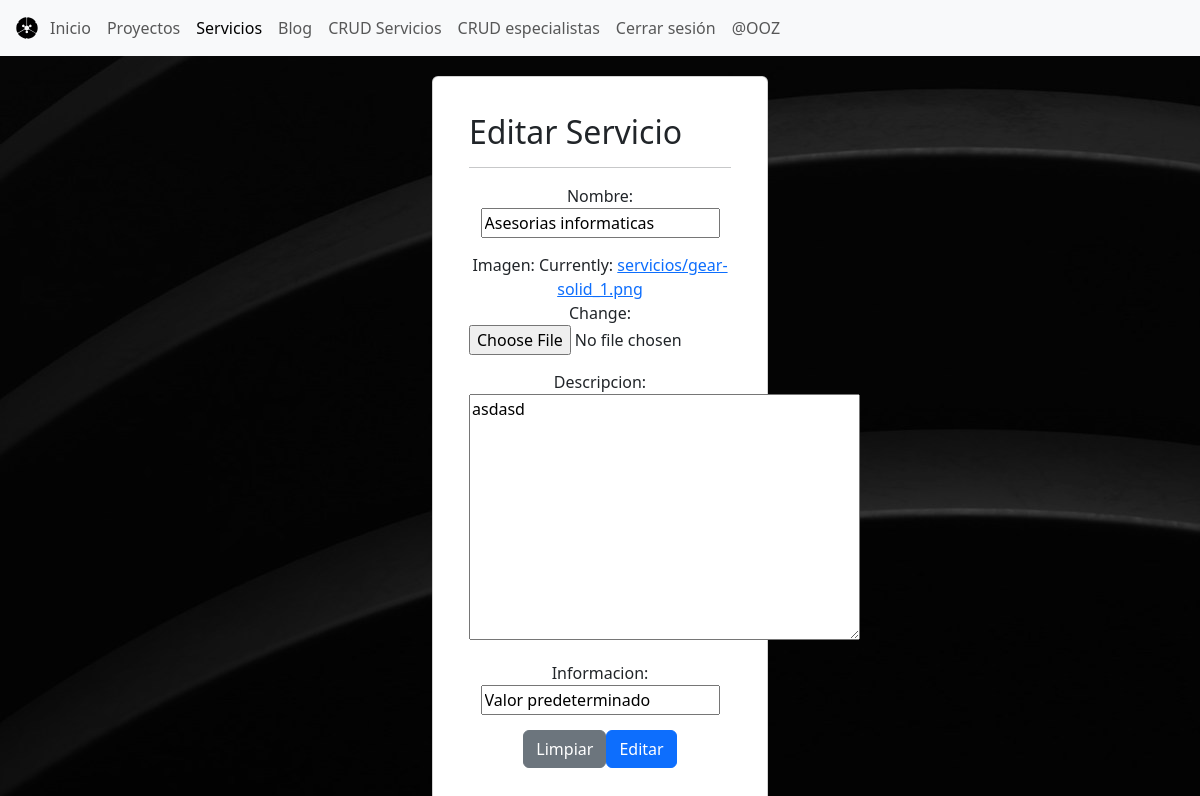
Page /blog/modificar-servicio/6/ (signed in) on the committed database.
### blog/models.py (models this page shows, shortened)
class Servicio(models.Model):
    nombre = models.CharField(max_length=50)
    Imagen = models.ImageField(upload_to="servicios",null=True)
    descripcion=models.TextField()
    informacion = models.CharField(max_length=100, default='Valor predeterminado')

### blog/views.py (the view, shortened to what this page needs)
# urls.py: path("modificar-servicio/<id>/",views.modificar_servicio, name="modificar_servicio"),
@permission_required('blog.add_servicio')
def modificar_servicio(request, id):
    servicios = get_object_or_404(Servicio, id=id)
    data = {
        'form': ServicioForm(instance=servicios)
    }
    return render(request,"pages/modificar_servicio.html",data)

### blog/forms.py
class ServicioForm(forms.ModelForm):
    class Meta:
        model = Servicio
        fields = '__all__'

### blog/templates/pages/modificar_servicio.html (shortened to what this page needs)
<!DOCTYPE html>
<html lang="en">
<head>
    {% load static %}
    <link rel="stylesheet" href="{% static 'css/bootstrap.min.css' %}">
    <link rel="stylesheet" href="{% static 'css/custom.css' %}">
    <link rel="stylesheet" href="https://cdnjs.cloudflare.com/ajax/libs/font-awesome/6.5.2/css/all.min.css">
</head>
<body>
    <header>
        <nav class="navbar navbar-expand-lg bg-body-tertiary">
            <div class="container-fluid">
                <img src="{% static 'img/icono.svg' %}" alt="Bootstrap" width="30" height="24">
                <div class="collapse navbar-collapse" id="navbarSupportedContent">
                    <ul class="navbar-nav me-auto mb-2 mb-lg-0">
                        <li class="nav-item">
                            <a class="nav-link" aria-current="page" href="{% url 'index' %}">Inicio</a>
                        </li>
                        <li class="nav-item">
                            <a class="nav-link" href="{% url 'proyectos' %}">Proyectos</a>
                        </li>
                        <li class="nav-item">
                            <a class="nav-link active" href="{% url 'servicios' %}">Servicios</a>
                        </li>
                        <li class="nav-item">
                            <a class="nav-link" href="{% url 'blog' %}">Blog</a>
                        </li>
                        {% if perms.blog.add_servicio %}
                        <li class="nav-item">
                          <a class="nav-link" href="{% url 'listar_servicio' %} ">CRUD Servicios</a>
                        </li>
                        <li class="nav-item">
                            <a class="nav-link" href="{% url 'listar_profesional' %} ">CRUD especialistas</a>
                        </li>
                        {% endif %}
                        {% if user.is_authenticated %}
                        <li class="nav-item">
                            <a class="nav-link" href="#" onclick="event.preventDefault(); document.getElementById('logout-form').submit();">
                                Cerrar sesión
                            </a>
                        </li>
                        <li class="nav-item">
                            <a class="nav-link" href="#">@{{ user.username }}</a>
                        </li>
                        {% else %}
                        <li class="nav-item">
                            <a class="nav-link" href="{% url 'login' %}">Iniciar sesión</a>
                        </li>
                        {% endif %}
                    </ul>
                </div>
            </div>
        </nav>
    </header>
    <div id="formulario">
        <div class="row">
            <div class="col-12 col-md-6 offset-md-3">
                    <div class="card">
                        <div class="card-body">
                        <h2>Editar Servicio</h2>
                        <hr>
                        <form action="" method="post" enctype="multipart/form-data">
                            {{ form }}
                            <div class="d-flex justify-content-center">
                                <input type="reset" value="Limpiar" class="btn btn-secondary">
                                <input type="submit" value="Editar" class="btn btn-primary">
                            </div>
                        </form>
                    </div>
                    </div>
            </div>
        </div>
    </div>
</body>
</html>

### blog/static/css/custom.css (style rules this page uses)
*, *::before, *::after { box-sizing: border-box; }
body { margin: 0; padding: 0; background-image: url(../img/fondo1.jpg); color: #572364; box-sizing: border-box; }
.row { background-color:transparent; margin-right: 20%; margin-left: 20%; border-radius: 3%; }
form { display: flex; flex-direction: column; text-align: center; gap: 15px; }
.card { background-color: rgb(255, 255, 255); padding: 20px; margin-top: 20px; }
.row:after { content: ""; display: table; clear: both; }

### rows in the picture
Servicio: nombre "Asesorias informaticas", descripcion "asdasd", informacion "Valor predeterminado"

### other values in the picture
{{ user.username }} "OOZ"
